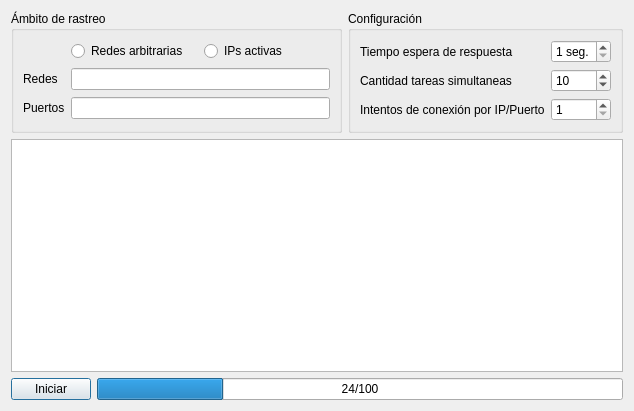
<?xml version="1.0" encoding="UTF-8"?>
<ui version="4.0">
 <class>DlgPortScan</class>
 <widget class="QDialog" name="DlgPortScan">
  <property name="geometry">
   <rect>
    <x>0</x>
    <y>0</y>
    <width>634</width>
    <height>411</height>
   </rect>
  </property>
  <property name="windowTitle">
   <string>Dialog</string>
  </property>
  <layout class="QGridLayout" name="gridLayout_3">
   <item row="2" column="1" colspan="2">
    <widget class="QProgressBar" name="pbProgreso">
     <property name="value">
      <number>24</number>
     </property>
     <property name="format">
      <string>%v/%m</string>
     </property>
    </widget>
   </item>
   <item row="0" column="2">
    <widget class="QGroupBox" name="groupBox_2">
     <property name="title">
      <string>Configuración</string>
     </property>
     <layout class="QGridLayout" name="gridLayout_2">
      <item row="0" column="0">
       <widget class="QLabel" name="label_3">
        <property name="text">
         <string>Tiempo espera de respuesta</string>
        </property>
       </widget>
      </item>
      <item row="0" column="1">
       <widget class="QSpinBox" name="sbTimeout">
        <property name="suffix">
         <string> seg.</string>
        </property>
        <property name="minimum">
         <number>1</number>
        </property>
        <property name="maximum">
         <number>5</number>
        </property>
        <property name="value">
         <number>1</number>
        </property>
       </widget>
      </item>
      <item row="1" column="0">
       <widget class="QLabel" name="label_4">
        <property name="text">
         <string>Cantidad tareas simultaneas</string>
        </property>
       </widget>
      </item>
      <item row="1" column="1">
       <widget class="QSpinBox" name="sbTareas">
        <property name="minimum">
         <number>1</number>
        </property>
        <property name="value">
         <number>10</number>
        </property>
       </widget>
      </item>
      <item row="2" column="0">
       <widget class="QLabel" name="label_5">
        <property name="text">
         <string>Intentos de conexión por IP/Puerto</string>
        </property>
       </widget>
      </item>
      <item row="2" column="1">
       <widget class="QSpinBox" name="sbIntentos">
        <property name="minimum">
         <number>1</number>
        </property>
        <property name="maximum">
         <number>4</number>
        </property>
       </widget>
      </item>
     </layout>
    </widget>
   </item>
   <item row="2" column="0">
    <widget class="QPushButton" name="btIniciar">
     <property name="sizePolicy">
      <sizepolicy hsizetype="Maximum" vsizetype="Fixed">
       <horstretch>0</horstretch>
       <verstretch>0</verstretch>
      </sizepolicy>
     </property>
     <property name="text">
      <string>Iniciar</string>
     </property>
    </widget>
   </item>
   <item row="1" column="0" colspan="3">
    <widget class="QTableWidget" name="tbResultados"/>
   </item>
   <item row="0" column="0" colspan="2">
    <widget class="QGroupBox" name="groupBox">
     <property name="title">
      <string>Ámbito de rastreo</string>
     </property>
     <layout class="QGridLayout" name="gridLayout">
      <item row="0" column="1">
       <widget class="QRadioButton" name="rdArbitrarias">
        <property name="text">
         <string>Redes arbitrarias</string>
        </property>
       </widget>
      </item>
      <item row="2" column="1" colspan="2">
       <widget class="QLineEdit" name="lePuertos"/>
      </item>
      <item row="2" column="0">
       <widget class="QLabel" name="label_2">
        <property name="sizePolicy">
         <sizepolicy hsizetype="Maximum" vsizetype="Preferred">
          <horstretch>0</horstretch>
          <verstretch>0</verstretch>
         </sizepolicy>
        </property>
        <property name="text">
         <string>Puertos</string>
        </property>
       </widget>
      </item>
      <item row="0" column="2">
       <widget class="QRadioButton" name="rbActivas">
        <property name="text">
         <string>IPs activas</string>
        </property>
       </widget>
      </item>
      <item row="1" column="0">
       <widget class="QLabel" name="label">
        <property name="sizePolicy">
         <sizepolicy hsizetype="Maximum" vsizetype="Preferred">
          <horstretch>0</horstretch>
          <verstretch>0</verstretch>
         </sizepolicy>
        </property>
        <property name="text">
         <string>Redes</string>
        </property>
       </widget>
      </item>
      <item row="1" column="1" colspan="2">
       <widget class="QLineEdit" name="leRedes"/>
      </item>
     </layout>
    </widget>
   </item>
  </layout>
 </widget>
 <resources/>
 <connections/>
</ui>
